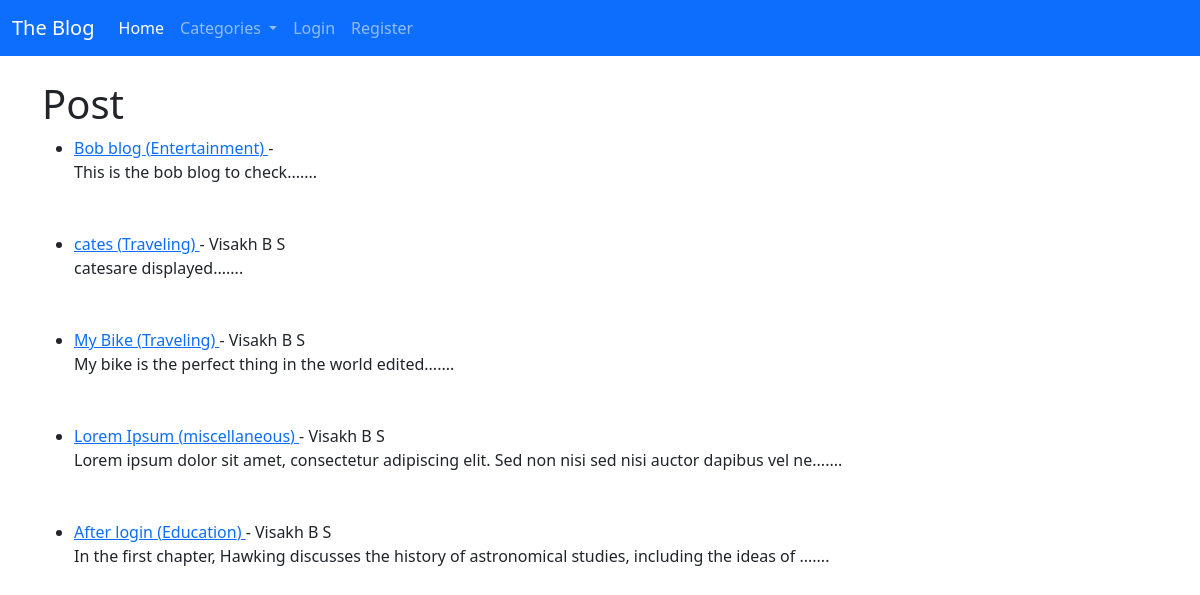
The page / on the database its author committed.
### theblog/models.py (models this page shows, shortened)
class post(models.Model):
    title = models.CharField(max_length=255)
    author = models.ForeignKey(User, on_delete=models.CASCADE)
    body = models.TextField()
    post_date = models.DateTimeField(auto_now_add=True)
    category = models.CharField(max_length=255)

### theblog/views.py (the view)
class HomeView(ListView):
    model = post
    template_name = 'home.html'
    ordering = ['-post_date']
    def get_context_data(self, *args, **kwargs):
        cat_menu = Category.objects.all()
        context = super(HomeView, self).get_context_data(*args, **kwargs)
        context["cat_menu"] = cat_menu
        return context

### theblog/models.py (called while the page is built)
    def __str__(self):
        return self.name

### templates/home.html
{% extends 'base.html' %}
{% block content %}
<h1>Post</h1>
<ul>
{% for post in object_list %}
	<li><a href="{% url 'detail' post.pk %}"> {{ post.title }} </a>
		<a href="{% url 'category' post.category %}"> ({{ post.category }}) </a>
		- {{ post.author.first_name }} {{ post.author.last_name }}<br>
		{{ post.body|slice:":100" }}.......
	</li><br><br>
{% endfor %}
</ul>
{% endblock %}

### templates/base.html (shortened to what this page needs)
<!doctype html>
<html lang="en">
  <head>
    <link href="https://cdn.jsdelivr.net/npm/bootstrap@5.0.1/dist/css/bootstrap.min.css" rel="stylesheet">
  </head>
  <body>
  <nav class="navbar navbar-expand-lg navbar navbar-dark bg-primary">
  <div class="container-fluid">
    <a class="navbar-brand" >The Blog</a>
    <div class="collapse navbar-collapse" id="navbarSupportedContent">
      <ul class="navbar-nav me-auto mb-2 mb-lg-0">
        <li class="nav-item">
          <a class="nav-link active" aria-current="page" href="{% url 'home' %}">Home</a>
        </li>
        {% if cat_menu %}
        <li class="nav-item dropdown">
          <a class="nav-link dropdown-toggle" href="#" id="navbarDropdown" role="button" data-bs-toggle="dropdown" aria-expanded="false">
            Categories
          </a>
        </li>
        {% else %}
        <li class="nav-item">
          <a class="nav-link" href="{% url 'category_list' %}">Categories</a>
        </li>
        {% endif %}
        {% if user.is_authenticated %}
        <li class="nav-item">
          <a class="nav-link" href="{% url 'add_post' %}">Add Blog</a>
        </li>
                <li class="nav-item">
          <a class="nav-link" href="{% url 'add_category' %}">Add Category</a>
        </li>
        <li class="nav-item">
          <a class="nav-link" href="{% url 'logout' %}">Logout</a>
        </li>
        {% else %}
        <li class="nav-item">
          <a class="nav-link" href="{% url 'login' %}">Login</a>
        </li>
        <li class="nav-item">
          <a class="nav-link" href="{% url 'register' %}">Register</a>
        </li>
        {% endif %}
      </ul>
    </div>
  </div>
</nav>
  <br>
  <div class="container">
      {% block content %}
      {% endblock %}
  </div>
  </body>
</html>

### rows shown on the page
post: title "Bob blog", category "Entertainment", body "This is the bob blog to check"
post: title "cates", category "Traveling", author.first_name "Visakh", author.last_name "B S", body "catesare displayed"
post: title "My Bike", category "Traveling", author.first_name "Visakh", author.last_name "B S", body "My bike is the perfect thing in the world edited"
post: title "Lorem Ipsum", category "miscellaneous", author.first_name "Visakh", author.last_name "B S", body "Lorem ipsum dolor sit amet, consectetur adipiscing elit. Sed non nisi sed nisi auctor dapibus vel ne"
post: title "After login", category "Education", author.first_name "Visakh", author.last_name "B S", body "In the first chapter, Hawking discusses the history of astronomical studies, including the ideas of"
